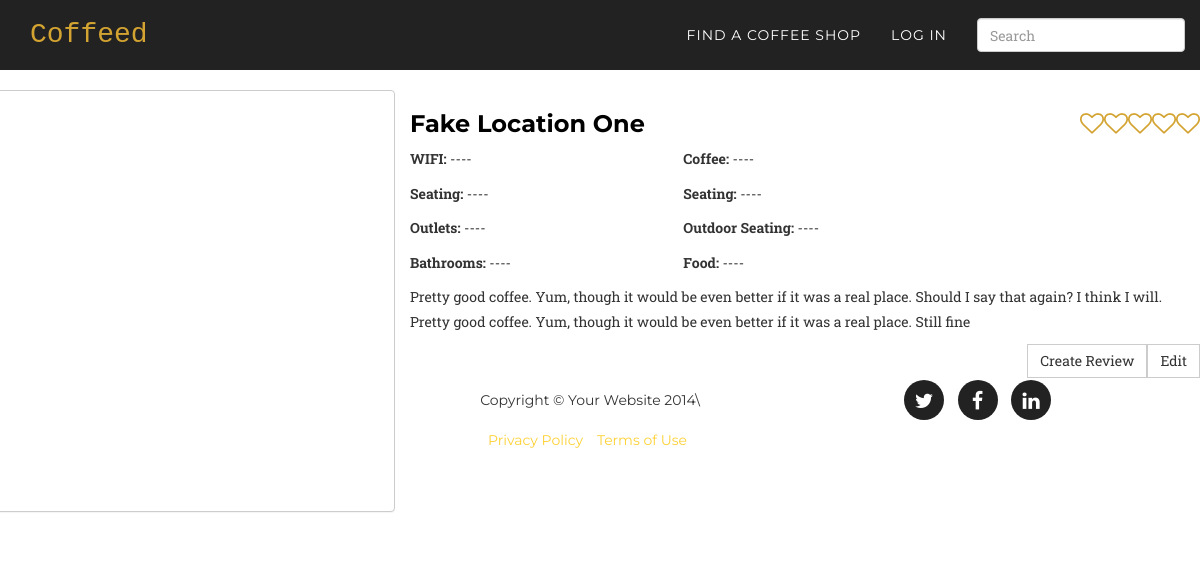
Screenshot of /location/1/detail/ with the database file from the repository.
### core/models.py (models this page shows, shortened)
class Location(models.Model):
    title = models.CharField(max_length=300)
    description = models.TextField(null=True, blank=True)
    address = models.TextField(null=True, blank=True)
    position = GeopositionField(null=True, blank=True)
    hours = models.TextField(null=True, blank=True)
    image_file = models.ImageField(upload_to=upload_to_location, null=True, blank=True)
    wifi = models.IntegerField(choices=WIFI_CHOICES, null=True, blank=True)
    seating = models.IntegerField(choices=PLURAL_CHOICES, null=True, blank=True)
    outlets = models.IntegerField(choices=PLURAL_CHOICES, null=True, blank=True)
    bathrooms = models.IntegerField(choices=YESNO_CHOICES, null=True, blank=True)
    coffee = models.IntegerField(choices=COFFEE_CHOICES, null=True, blank=True)
    alcohol = models.IntegerField(choices=YESNO_CHOICES, null=True, blank=True)
    outdoor = models.IntegerField(choices=YESNO_CHOICES, null=True, blank=True)
    food = models.IntegerField(choices=YESNO_CHOICES, null=True, blank=True)
    created_at = models.DateTimeField(auto_now_add=True)
    def get_absolute_url(self):
        return reverse(viewname="location_list", args=[self.id])
    def get_average_rating(self):
        average = self.review_set.all().aggregate(Avg('rating'))['rating__avg']
        if average == None:
            return average
        else:
            return int(average)
    def get_reviews(self):
        return self.review_set.all()

### core/views.py (the view)
# urls.py: url(r'location/(?P<pk>\d+)/detail/$', coreviews.LocationDetailView.as_view(), name='location_list'),
class LocationDetailView(DetailView):
    model = coremodels.Location
    template_name = "location/detail.html"
    context_object_name = 'location'
    def get_context_data(self, **kwargs):
        context = super(LocationDetailView, self).get_context_data(**kwargs)
        location = coremodels.Location.objects.get(id=self.kwargs['pk'])
        if self.request.user.is_authenticated():
            user_reviews = coremodels.Review.objects.filter(location=location, user=self.request.user)
            if user_reviews.count() > 0:
                context['user_review'] = user_reviews[0]
            else:
                context['user_review'] = None
        return context

### templates/location/detail.html (shortened to what this page needs)
{% extends "base/theme.html" %}
{% block main_content %}
<div class="row main-content">
<div class="col-md-4 panel">
  <div class="wide-map short-map" id="map"></div>
  <div class="col-md-3"></div>
  <div class="col-md-6 text-center">
    <br>
  </div>
  <div class="col-md-3"></div>
</div>
    <div class="col-md-2"></div>
    <div class="col-md-8">
<div class="row">
 <div class="col-md-8">
 <h3><a href="{{ location.get_absolute_url }}">{{ location.title }}</a></h3>
 </div>
 <div class="col-md-4 text-right">
 <h3>{% include 'base/rating.html' with rating=location.get_average_rating %}</h3>
 </div>
 <div class="col-md-12">
{% include 'location/specifics.html' with location=location %}
 <p>{{ location.description }}</p>
 </div>
<div class="col-md-12">
 <a type="button" href="{% url 'location_update' pk=location.id %}" class="btn btn-default pull-right">Edit</a>
{% if user_review %}
 <a type="button" href="{% url 'review_update' pk=location.id %}" class="btn btn-default pull-right">Update Review</a>
{% else %}
 <a type="button" href="{% url 'review_create' pk=location.id %}" class="btn btn-default pull-right">Create Review</a>
{% endif %}
 </div>
 <div class="col-md-12">
 </div>
    </div>
    <div class="col-md-2"></div>
</div>
{% endblock %}

### templates/base/theme.html (shortened to what this page needs)
{% extends "base/index.html" %}
{% block search %}
<form action="/search/" class="navbar-form navbar-right" method="get">
 <div class="form-group">
 <input type="text" placeholder="Search" class="form-control" name="query"></input>
 </div>
</form>
{% endblock %}
{% block navigation %}
 <li>
 <a class="page-scroll" href="/location">Find a Coffee Shop</a>
 </li>
 {% if user.is_authenticated %}
 <li>
 <a class="page-scroll" href="/location/create/">Add a Location</a>
 </li>
 {% else %}
 <li>
 <a class="page-scroll" href="/entrance/">Log In</a>
 </li>
 {% endif %}
{% endblock %}

### templates/base/index.html (shortened to what this page needs)
{% load staticfiles %}
<!DOCTYPE html>
<html lang="en">
<head>
    <link href="{% static "css/bootstrap.min.css" %}" rel="stylesheet">
    <link href="{% static "css/agency.css" %}" rel="stylesheet">
    <link href="{% static "font-awesome/css/font-awesome.min.css" %}" rel="stylesheet" type="text/css">
</head>
<body id="page-top" class="index">
    <nav class="navbar navbar-default navbar-fixed-top">
        <div class="container">
            <div class="navbar-header page-scroll">
                <a class="navbar-brand page-scroll" href="/">Coffeed</a>
            </div>
            <div class="collapse navbar-collapse" id="bs-example-navbar-collapse-1">
                <ul class="nav navbar-nav navbar-right">
		  {% block search %}
		  {% endblock %}
{% block navigation %}{% endblock %}
                </ul>
            </div>
        </div>
    </nav>
{% block main_content %}{% endblock %}
    <footer>
        <div class="container">
            <div class="row">
                <div class="col-md-4">
                    <span class="copyright">Copyright &copy; Your Website 2014\
</span>
                </div>
                <div class="col-md-4">
                    <ul class="list-inline social-buttons">
                        <li><a href="#"><i class="fa fa-twitter"></i></a>
                        </li>
                        <li><a href="#"><i class="fa fa-facebook"></i></a>
                        </li>
                        <li><a href="#"><i class="fa fa-linkedin"></i></a>
                        </li>
                    </ul>
                </div>
                <div class="col-md-4">
                    <ul class="list-inline quicklinks">
                        <li><a href="#">Privacy Policy</a>
                        </li>
                        <li><a href="#">Terms of Use</a>
                        </li>
                    </ul>
                </div>
            </div>
        </div>
    </footer>
</body>
</html>

### templates/base/rating.html
<div class="coffeed-rating">
{% if rating == 1 %}
<i class="fa fa-heart"></i><i class="fa fa-heart-o"></i><i class="fa fa-heart-o"></i><i class="fa fa-heart-o"></i><i class="fa fa-heart-o"></i>
{% elif rating == 2 %}
<i class="fa fa-heart"></i><i class="fa fa-heart"></i><i class="fa fa-heart-o"></i><i class="fa fa-heart-o"></i><i class="fa fa-heart-o"></i>
{% elif rating == 3 %}
<i class="fa fa-heart"></i><i class="fa fa-heart"></i><i class="fa fa-heart"></i><i class="fa fa-heart-o"></i><i class="fa fa-heart-o"></i>
{% elif rating == 4 %}
<i class="fa fa-heart"></i><i class="fa fa-heart"></i><i class="fa fa-heart"></i><i class="fa fa-heart"></i><i class="fa fa-heart-o"></i>
{% elif rating == 5 %}
<i class="fa fa-heart"></i><i class="fa fa-heart"></i><i class="fa fa-heart"></i><i class="fa fa-heart"></i><i class="fa fa-heart"></i>
{% else %}
<i class="fa fa-heart-o"></i><i class="fa fa-heart-o"></i><i class="fa fa-heart-o"></i><i class="fa fa-heart-o"></i><i class="fa fa-heart-o"></i>
{% endif %}
</div>

### templates/location/specifics.html
<div class="row">
<div class="col-md-4">
<p><b>WIFI: </b>{% if location.wifi %}{{ location.get_wifi_display }}{% else %}----{% endif %}</p>
<p><b>Seating: </b>{% if location.seating %}{{ location.get_seating_display }}{% else %}----{% endif %}</p>
<p><b>Outlets: </b>{% if location.outlets %}{{ location.get_outlets_display }}{% else %}----{% endif %}</p>
<p><b>Bathrooms: </b>{% if location.bathrooms %}{{ location.get_bathrooms_display }}{% else %}----{% endif %}</p>
</div>
<div class="col-md-4">
<p><b>Coffee: </b>{% if location.coffee %}{{ location.get_coffee_display }}{% else %}----{% endif %}</p>
<p><b>Seating: </b>{% if location.alcohol %}{{ location.get_alcohol_display }}{% else %}----{% endif %}</p>
<p><b>Outdoor Seating: </b>{% if location.outdoor %}{{ location.get_outdoor_display }}{% else %}----{% endif %}</p>
<p><b>Food: </b>{% if location.food %}{{ location.get_food_display }}{% else %}----{% endif %}</p>
</div>
</div>

### static/css/agency.css (style rules this page uses)
body { overflow-x: hidden; font-family: "Roboto Slab","Helvetica Neue",Helvetica,Arial,sans-serif; }
p { font-size: 14px; line-height: 1.75; }
a, a:hover, a:focus, a:active, a.active { outline: 0; }
a { color: #fed136; }
h1, h2, h3, h4, h5, h6 { text-transform: uppercase; font-family: Montserrat,"Helvetica Neue",Helvetica,Arial,sans-serif; font-weight: 700; }
.navbar-default { border-color: transparent; background-color: #222; }
.navbar-default .navbar-brand { font-family: "Kaushan Script","Helvetica Neue",Helvetica,Arial,cursive; color: #fed136; }
.navbar-default .navbar-collapse { border-color: rgba(255,255,255,.02); }
.navbar-default .nav li a { text-transform: uppercase; font-family: Montserrat,"Helvetica Neue",Helvetica,Arial,sans-serif; font-weight: 400; letter-spacing: 1px; color: #fff; }
@media (min-width:768px) { .navbar-default { padding: 10px 0; border: 0; background-color: #222; -webkit-transition: padding .3s; -moz-transition: padding .3s; transition: padding .3s; } }
@media (min-width:768px) { .navbar-default .navbar-brand { font-size: 2em; -webkit-transition: all .3s; -moz-transition: all .3s; transition: all .3s; } }
footer { padding: 25px 0; text-align: center; }
footer span.copyright { text-transform: uppercase; text-transform: none; font-family: Montserrat,"Helvetica Neue",Helvetica,Arial,sans-serif; line-height: 40px; }
footer ul.quicklinks { margin-bottom: 0; text-transform: uppercase; text-transform: none; font-family: Montserrat,"Helvetica Neue",Helvetica,Arial,sans-serif; line-height: 40px; }
ul.social-buttons { margin-bottom: 0; }
ul.social-buttons li a { display: block; width: 40px; height: 40px; border-radius: 100%; font-size: 20px; line-height: 40px; outline: 0; color: #fff; background-color: #222; -webkit-transition: all .3s; -moz-transition: all .3s; transition: all .3s; }
body { webkit-tap-highlight-color: #fed136; }
.short-map { height:267px; }
.coffeed-rating { color:#d4a432; }
.panel { padding:0px; background-color: #fff; border: 1px solid #ccc; border-radius: 4px; -webkit-box-shadow: 0 1px 1px rgba(0,0,0,.05); box-shadow: 0 1px 1px rgba(0,0,0,.05); }
.navbar-default .navbar-brand { font-family: "Lucida Console", Monaco, monospace; color: #d4a432; }
.main-content { padding-top: 90px; }
h3 a { color:#000; text-transform: none; }
.btn { border-radius: 0px; }
.wide-map { height:400px; }

### rows the page displays
Location: title "Fake Location One", description "Pretty good coffee. Yum, though it would be even better if it was a real place. Should I say that again? I think I will. Pretty good coffee. Yum, though it would be even better if it was a real place. Still fine"
